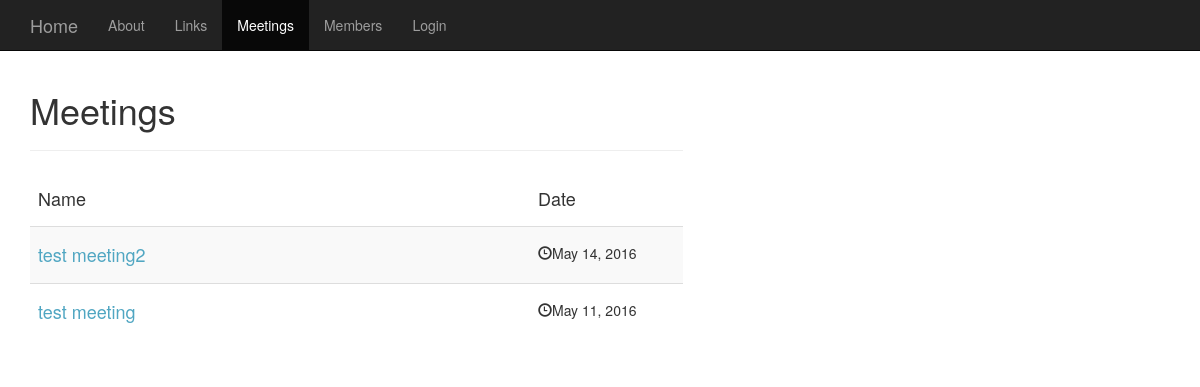
Screenshot of /meetings/ with the database file from the repository.
### meetings/models.py (models this page shows, shortened)
class Meeting(models.Model):
    topic_text = models.CharField(max_length=50)
    detail_text = models.TextField(default='')
    meeting_date = models.DateField('date of meeting')

### meetings/views.py (the view)
class IndexView(generic.ListView):
    template_name = 'meetings/index.html'
    context_object_name = 'latest_meeting_list'
    def get_queryset(self):
        return Meeting.objects.filter(meeting_date__lte=timezone.now() + datetime.timedelta(weeks=1)).order_by(
            '-meeting_date')[:10]

### meetings/templates/meetings/index.html (shortened to what this page needs)
{% extends "base.html" %}
{% load staticfiles %}
{% block nav %}{% include "menu.html" with active='meetings' %}{% endblock %}
{% block content %}
<div class="col-lg-7">
    <h1>Meetings</h1>
    <hr>
    {% if latest_meeting_list %}
    <table class="table table-striped" cellspacing="2" cellpadding="2">
        <thead>
        <tr>
            <td width="500"><h4>Name</h4></td>
            <td><h4>Date</h4></td>
        </tr>
        </thead>
        <tbody>
        {% for meeting in latest_meeting_list %}
             <tr><td width="500"><h4><a href="{% url 'meetings:detail' meeting.id %}">
                 {{meeting.topic_text}}</a></h4></td>
                 <td><h5><div class="date"><span class="glyphicon glyphicon-time">
                 </span>{{meeting.meeting_date|date}}</div></h5></td></h3></tr>
        {% endfor %}
        </tbody>
    </table>
    {% else %}
        <p>No meetings are available.</p>
    {% endif %}
</div>
{% endblock %}

### static/blog-post.css (style rules this page uses)
body { padding-top: 70px; }

### rows the page displays
Meeting: topic_text "test meeting2", meeting_date "May 14, 2016"
Meeting: topic_text "test meeting", meeting_date "May 11, 2016"
